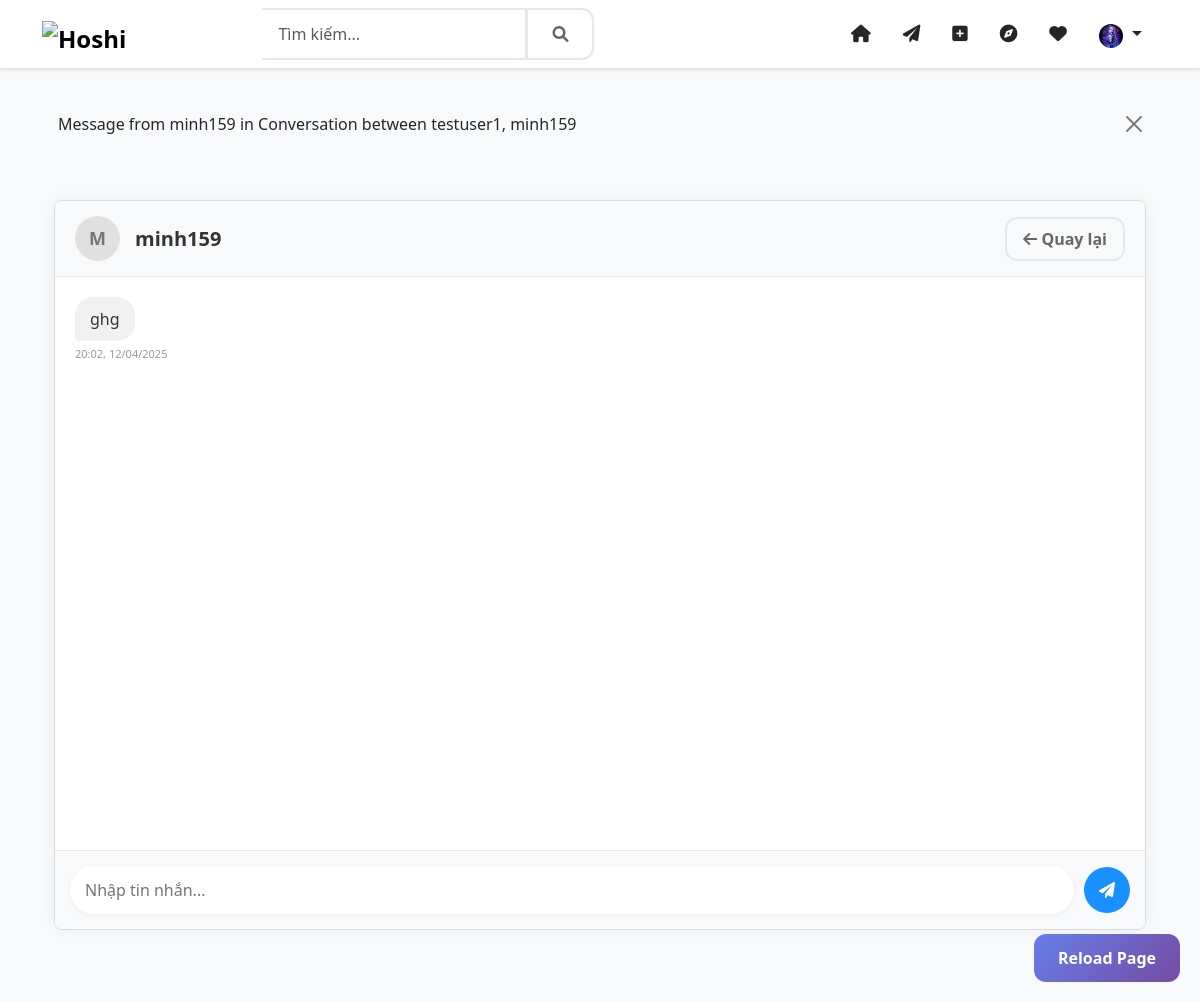
Before: /chat/conversations/5/ (signed in) with the older database file.
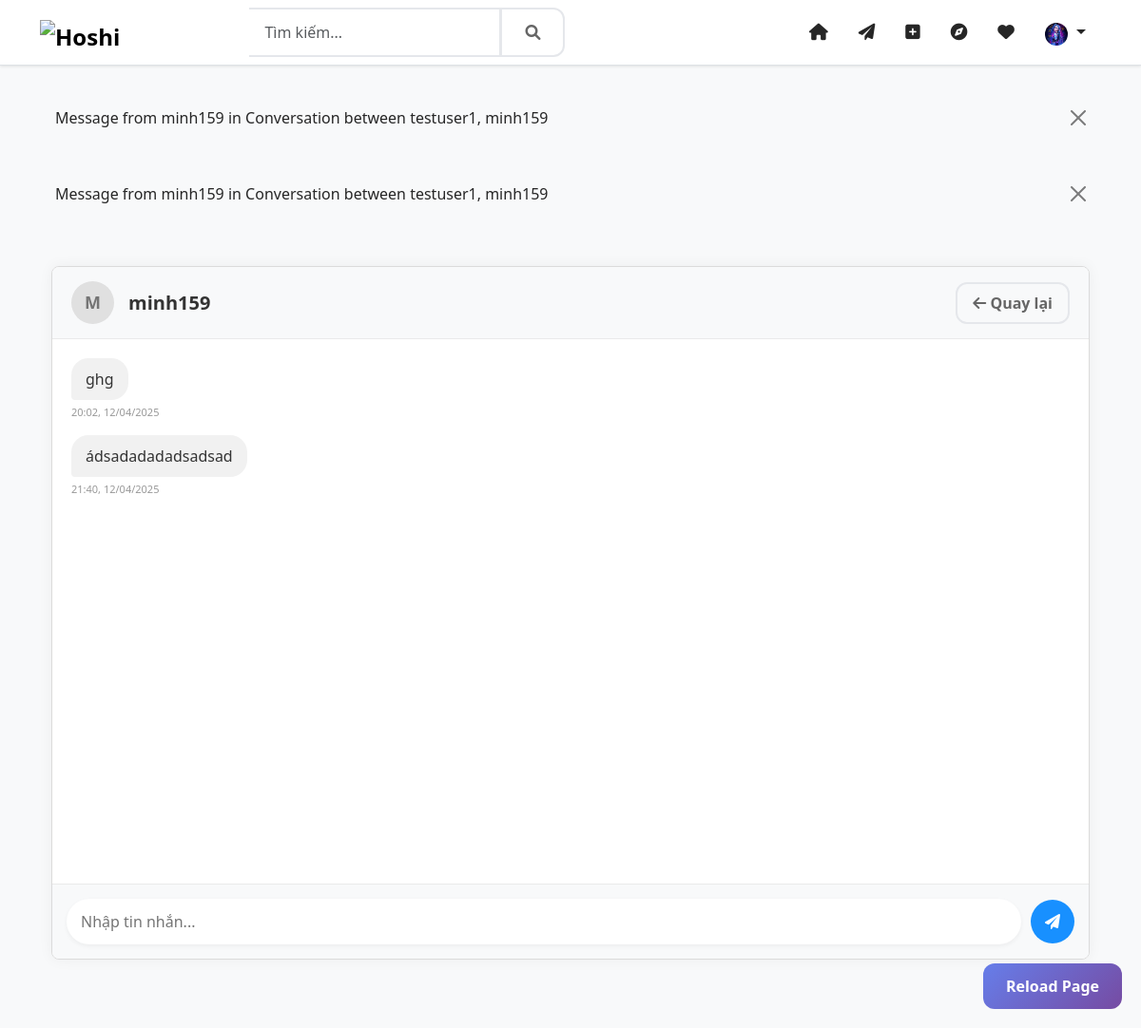
After: the same page with the newer database file.
### chat/models.py (models this page shows, shortened)
class ConversationMessage(models.Model):
    conversation = models.ForeignKey(Conversation, on_delete=models.CASCADE, related_name='messages', null=True)
    sender = models.ForeignKey(settings.AUTH_USER_MODEL, on_delete=models.CASCADE, related_name='sent_messages', null=True)
    content = models.TextField(blank=True, null=True)
    text = models.TextField(blank=True, null=True)
    created_at = models.DateTimeField(auto_now_add=True)
    updated_at = models.DateTimeField(auto_now=True, null=True)
    is_read = models.BooleanField(default=False)
    isread = models.BooleanField(default=False)
    class Meta:
        ordering = ['created_at']
    def __str__(self):
        return f"Message from {self.sender.username} in {self.conversation}"

class Conversation(models.Model):
    participants = models.ManyToManyField(settings.AUTH_USER_MODEL, through='ConversationParticipant', related_name='conversations')
    created_at = models.DateTimeField(auto_now_add=True)
    updated_at = models.DateTimeField(auto_now=True)
    last_message_time = models.DateTimeField(default=timezone.now)
    def __str__(self):
        participants_str = ", ".join([user.username for user in self.participants.all()])
        return f"Conversation between {participants_str}"
    def get_other_participant(self, user=None):
        if user:
            return self.participants.exclude(id=user.id).first()
        else:
            first_user = self.participants.first()
            if first_user:
                return self.participants.exclude(id=first_user.id).first()
            return None

### accounts/models.py (models this page shows, shortened)
class User(AbstractUser):
    email = models.EmailField(_('email address'), unique=True)
    phone_number = PhoneNumberField(_('phone number'), blank=True, null=True, unique=True)
    avatar = ProcessedImageField(upload_to='avatars',
                               processors=[ResizeToFill(300, 300)],
                               format='JPEG',
                               options={'quality': 90},
                               blank=True,
                               null=True)
    bio = models.TextField(_('bio'), max_length=500, blank=True)
    website = models.URLField(_('website'), max_length=200, blank=True)
    birth_date = models.DateField(_('birth date'), null=True, blank=True)
    gender = models.CharField(_('gender'), max_length=10, choices=[
        ('M', _('Male')),
        ('F', _('Female')),
        ('O', _('Other')),
    ], blank=True)
    is_private = models.BooleanField(_('private account'), default=False)
    _is_verified = models.BooleanField(_('verified account'), default=False, db_column='is_verified')
    created_at = models.DateTimeField(auto_now_add=True)
    updated_at = models.DateTimeField(auto_now=True)
    facebook = models.URLField(_('facebook'), max_length=200, blank=True)
    twitter = models.URLField(_('twitter'), max_length=200, blank=True)
    instagram = models.URLField(_('instagram'), max_length=200, blank=True)
    linkedin = models.URLField(_('linkedin'), max_length=200, blank=True)
    push_notifications = models.BooleanField(_('push notifications'), default=False)
    email_notifications = models.BooleanField(_('email notifications'), default=False)
    like_notifications = models.BooleanField(_('like notifications'), default=False)
    comment_notifications = models.BooleanField(_('comment notifications'), default=False)
    follow_notifications = models.BooleanField(_('follow notifications'), default=False)
    mention_notifications = models.BooleanField(_('mention notifications'), default=False)
    message_notifications = models.BooleanField(_('message notifications'), default=False)
    private_account = models.BooleanField(_('private account'), default=False)
    hide_activity = models.BooleanField(_('hide activity status'), default=False)
    block_messages = models.BooleanField(_('block messages from non-followers'), default=False)
    two_factor_auth = models.BooleanField(_('two-factor authentication'), default=False)
    followers = models.ManyToManyField('self',
                                     through='UserFollowing',
                                     related_name='following',
                                     symmetrical=False)
    blocked_users = models.ManyToManyField('self',
                                     through='UserBlock',
                                     related_name='blocked_by',
                                     symmetrical=False)
    history = HistoricalRecords()
    @property
    def is_verified(self):
        """Ensure is_verified always returns a boolean value"""
        if isinstance(self._is_verified, bool):
            return self._is_verified
        return False
    @is_verified.setter
    def is_verified(self, value):
        """Ensure is_verified is always stored as a boolean value"""
        if isinstance(value, bool):
            self._is_verified = value
        else:
            self._is_verified = False
    class Meta:
        verbose_name = _('user')
        verbose_name_plural = _('users')
    def get_avatar_url(self):
        if self.avatar:
            return self.avatar.url
        if self.gender == 'M':
            return '/static/img/default-avatar-male.png'
        elif self.gender == 'F':
            return '/static/img/default-avatar-female.png'
        return '/static/img/default-avatar.png'

### chat/views.py (the view)
# urls.py: path('conversations/<int:conversation_id>/', views.conversation_detail, name='conversation_detail'),
@login_required
def conversation_detail(request, conversation_id):
    user = request.user
    conversation = get_object_or_404(Conversation, id=conversation_id)
    if not conversation.participants.filter(id=user.id).exists():
        raise Http404("Không tìm thấy cuộc trò chuyện")
    conversation.other_user = conversation.get_other_participant(user)
    messages = Message.objects.filter(conversation=conversation).order_by('created_at')
    context = {
        'conversation': conversation,
        'messages': messages
    }
    return render(request, 'chat/conversation_detail.html', context)

### templates/chat/conversation_detail.html (shortened to what this page needs)
{% extends 'base/base.html' %}
{% load static %}
{% block content %}
<div class="container py-4">
  <div class="chat-container">
    <div class="chat-header">
      <div class="chat-user-info">
        {% with other_user=conversation.other_user %}
          <div class="user-avatar">
            {% if other_user.profile.avatar %}
              <img src="{{ other_user.profile.avatar.url }}" alt="{{ other_user.username }}">
            {% else %}
              {{ other_user.username|first|upper }}
            {% endif %}
          </div>
          <div class="user-details">
            <h5 class="user-name">{{ other_user.username }}</h5>
          </div>
        {% endwith %}
      </div>
      <div class="chat-actions">
        <a href="{% url 'chat:conversation_list' %}" class="btn btn-outline-secondary">
          <i class="fas fa-arrow-left"></i> Quay lại
        </a>
      </div>
    </div>
    <div class="chat-messages" id="chat-messages">
      {% if messages %}
        {% for message in messages %}
          <div class="message {% if message.sender == request.user %}sent{% else %}received{% endif %}">
            <div class="message-content">
              {{ message.content }}
            </div>
            <div class="message-time">
              {{ message.created_at|date:"H:i, d/m/Y" }}
            </div>
          </div>
        {% endfor %}
      {% else %}
        <div class="no-messages">
          <p>Chưa có tin nhắn nào. Hãy bắt đầu cuộc trò chuyện!</p>
        </div>
      {% endif %}
    </div>
    <div class="chat-input">
      <form method="post" action="{% url 'chat:send_message' conversation.id %}">
        <input type="text" name="message" placeholder="Nhập tin nhắn..." required>
        <button type="submit">
          <i class="fas fa-paper-plane"></i>
        </button>
      </form>
    </div>
  </div>
</div>
{% endblock %}

### templates/base/base.html (shortened to what the changed rows need)
<!DOCTYPE html>
{% load static %}
{% load i18n %}
<html lang="vi">
<head>
    <link href="https://cdn.jsdelivr.net/npm/bootstrap@5.3.0/dist/css/bootstrap.min.css" rel="stylesheet">
    <link href="https://cdnjs.cloudflare.com/ajax/libs/font-awesome/6.0.0/css/all.min.css" rel="stylesheet">
    <link href="{% static 'css/style.css' %}" rel="stylesheet">
</head>
<body class="bg-light">
    <main class="container py-5 mt-5">
        {% if messages %}
            {% for message in messages %}
                <div class="alert alert-{{ message.tags }} alert-dismissible fade show" role="alert">
                    {{ message }}
                    <button type="button" class="btn-close" data-bs-dismiss="alert" aria-label="Close"></button>
                </div>
            {% endfor %}
        {% endif %}
        {% block content %}{% endblock %}
    </main>
</body>
</html>

Changed rows visible on the page:
added ConversationMessage: sender+conversation "Message from minh159 in Conversation between testuser1, minh159", content "ádsadadadadsadsad", created_at "21:40, 12/04/2025"
